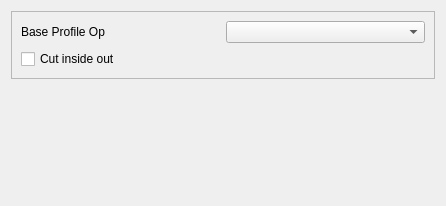
<?xml version="1.0" encoding="UTF-8"?>
<ui version="4.0">
 <class>Form</class>
 <widget class="QWidget" name="Form">
  <property name="geometry">
   <rect>
    <x>0</x>
    <y>0</y>
    <width>446</width>
    <height>206</height>
   </rect>
  </property>
  <property name="windowTitle">
   <string>Form</string>
  </property>
  <layout class="QGridLayout" name="gridLayout_2">
   <item row="2" column="0">
    <spacer name="verticalSpacer">
     <property name="orientation">
      <enum>Qt::Vertical</enum>
     </property>
     <property name="sizeHint" stdset="0">
      <size>
       <width>20</width>
       <height>40</height>
      </size>
     </property>
    </spacer>
   </item>
   <item row="0" column="0">
    <widget class="QFrame" name="frame">
     <property name="frameShape">
      <enum>QFrame::StyledPanel</enum>
     </property>
     <property name="frameShadow">
      <enum>QFrame::Raised</enum>
     </property>
     <layout class="QGridLayout" name="gridLayout">
      <item row="0" column="0">
       <widget class="QLabel" name="baseProfileLabel">
        <property name="text">
         <string>Base Profile Op</string>
        </property>
       </widget>
      </item>
      <item row="0" column="1">
       <widget class="QComboBox" name="baseProfile">
        <property name="toolTip">
         <string>&lt;html&gt;&lt;head/&gt;&lt;body&gt;&lt;p&gt;The tool and its settings to be used for this operation.&lt;/p&gt;&lt;/body&gt;&lt;/html&gt;</string>
        </property>
       </widget>
      </item>
      <item row="2" column="0">
       <widget class="QCheckBox" name="cutInsideOut">
        <property name="text">
         <string>Cut inside out</string>
        </property>
       </widget>
      </item>
     </layout>
    </widget>
   </item>
  </layout>
 </widget>
 <tabstops>
  <tabstop>baseProfile</tabstop>
 </tabstops>
 <resources/>
 <connections/>
</ui>
